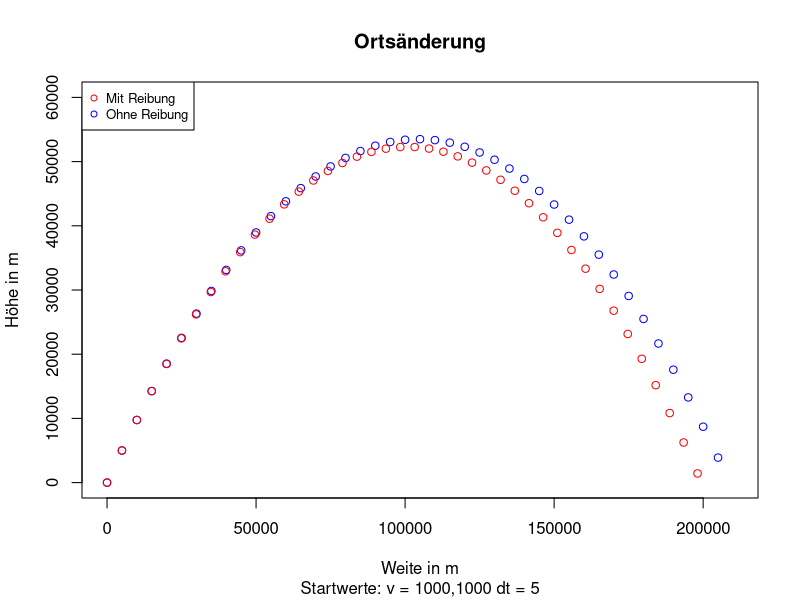
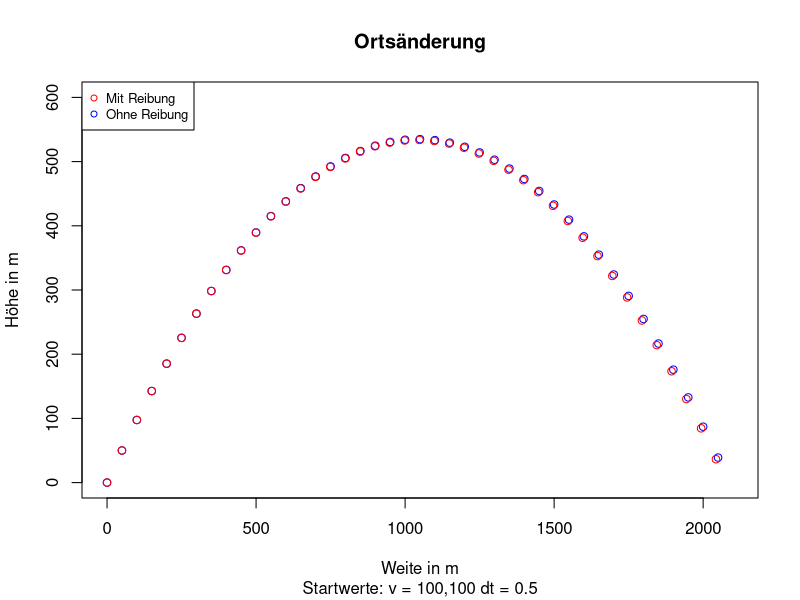
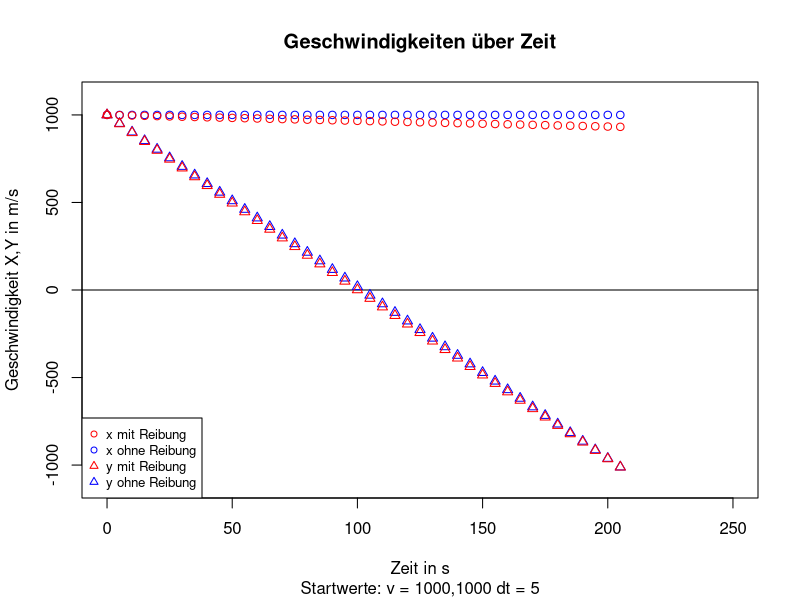
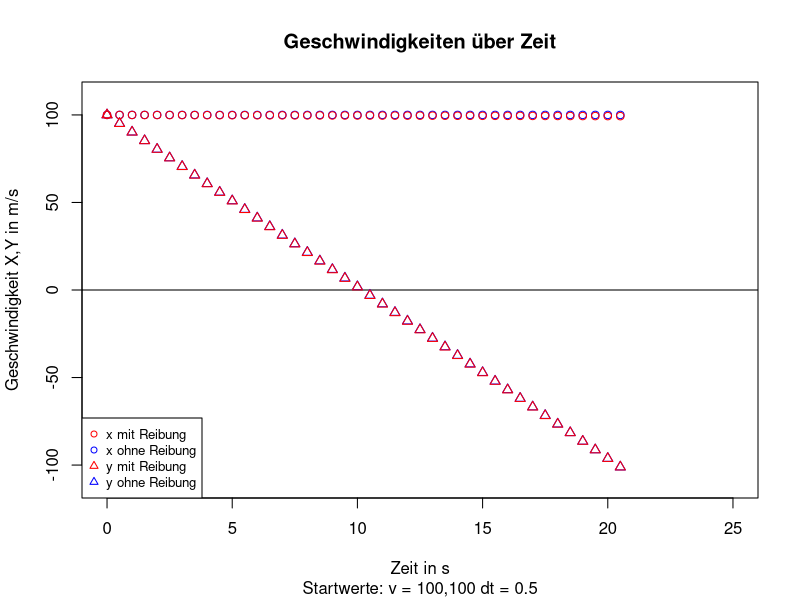

Write the R code that produced these figures, in order.
v1T1Ts5 <- read.table("../TextOutputs/v1T1Ts5.txt",
                        header = TRUE,
                        sep = ",",
                        dec = ".")

v1T1Tr1s5 <- read.table("../TextOutputs/v1T1Tr1s5.txt",
                          header = TRUE,
                          sep = ",",
                          dec = ".")
v100100s05 <- read.table("../TextOutputs/v100100s05.txt",
                       header = TRUE,
                       sep = ",",
                       dec = ".")

v100100r1s05 <- read.table("../TextOutputs/v100100r1s05.txt",
                         header = TRUE,
                         sep = ",",
                         dec = ".")

# Für 1000 

plot(x = 1,                 
     xlab = "Weite in m", 
     ylab = "Höhe in m",
     xlim = c(0, 210000), 
     ylim = c(0, 60000),
     main = "Ortsänderung",
     sub = "Startwerte: v = 1000,1000 dt = 5",
     type = "n")
legend("topleft", legend=c("Mit Reibung", "Ohne Reibung"), 
       col=c("red", "blue"), pch=c(1,1), cex=0.8)

points(v1T1Ts5$Ort_x, v1T1Ts5$Ort_y, col="blue")
points(v1T1Tr1s5$Ort_x, v1T1Tr1s5$Ort_y, col="red")


# Für 100
plot(x = 1,                 
     xlab = "Weite in m", 
     ylab = "Höhe in m",
     xlim = c(0, 2100), 
     ylim = c(0, 600),
     main = "Ortsänderung",
     sub = "Startwerte: v = 100,100 dt = 0.5",
     type = "n")
legend("topleft", legend=c("Mit Reibung", "Ohne Reibung"),
       col=c("red", "blue"), pch=c(1,1), cex=0.8)

points(v100100s05$Ort_x, v100100s05$Ort_y, col="blue")
points(v100100r1s05$Ort_x, v100100r1s05$Ort_y, col="red")

# Für ZeitxGeschw für 1000
plot(x = 1,                 
     xlab = "Zeit in s", 
     ylab = "Geschwindigkeit X,Y in m/s",
     xlim = c(0, 250), 
     ylim = c(-1100, 1100),
     main = "Geschwindigkeiten über Zeit",
     sub = "Startwerte: v = 1000,1000 dt = 5",
     type = "n")
abline(h=0)
legend("bottomleft", legend=c("x mit Reibung", "x ohne Reibung", 
                              "y mit Reibung", "y ohne Reibung"),
       col=c("red", "blue", "red", "blue"), pch=c(1,1,2,2), cex=0.8)

points(v1T1Ts5$Zeit, v1T1Ts5$Geschw_x, col="blue")
points(v1T1Ts5$Zeit, v1T1Ts5$Geschw_y, pch=2, col="blue")
points(v1T1Tr1s5$Zeit, v1T1Tr1s5$Geschw_x, col="red")
points(v1T1Tr1s5$Zeit, v1T1Tr1s5$Geschw_y, pch=2, col="red")


# Für ZeitxGeschw für 100
plot(x = 1,                 
     xlab = "Zeit in s", 
     ylab = "Geschwindigkeit X,Y in m/s",
     xlim = c(0, 25), 
     ylim = c(-110, 110),
     main = "Geschwindigkeiten über Zeit",
     sub = "Startwerte: v = 100,100 dt = 0.5",
     type = "n")
abline(h=0)
legend("bottomleft", legend=c("x mit Reibung", "x ohne Reibung", 
                              "y mit Reibung", "y ohne Reibung"),
       col=c("red", "blue", "red", "blue"), pch=c(1,1,2,2), cex=0.8)

points(v100100s05$Zeit, v100100s05$Geschw_x, col="blue")
points(v100100s05$Zeit, v100100s05$Geschw_y, pch=2, col="blue")
points(v100100r1s05$Zeit, v100100r1s05$Geschw_x, col="red")
points(v100100r1s05$Zeit, v100100r1s05$Geschw_y, pch=2, col="red")
